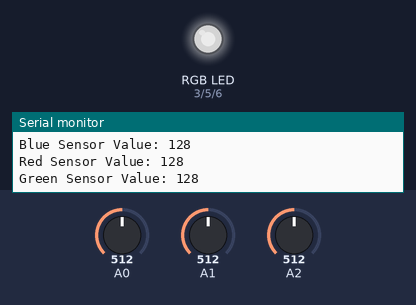
Recording of a sketch running on a simulated Arduino Uno, built with avr-gcc and run on an emulated ATmega328P. Shown: an RGB LED mixed from three pins (HIGH = lit), the last lines printed to the serial monitor. Inputs (shaded band) come from the test bench; at power-on: A0 = 512, A1 = 512, A2 = 512. Dim RGB values are drawn brighter than linear.

Above: at 1.2 s.
1.3 s: A0 set to 417
At 2.8 s:
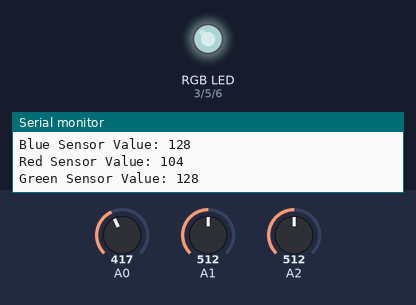
4.3 s: A0 set to 384
At 5.1 s:
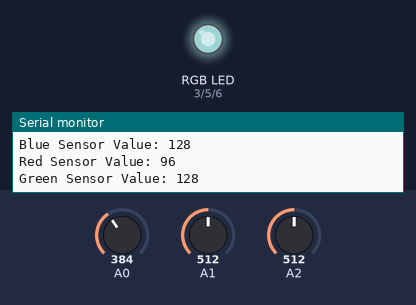
7.3 s: A1 set to 413
At 8.3 s:
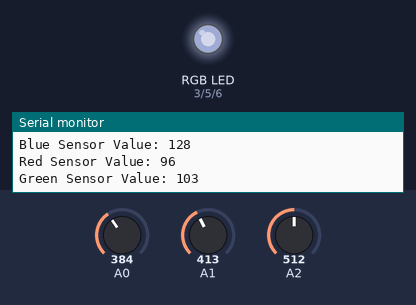
10.3 s: A1 set to 383
At 10.7 s:
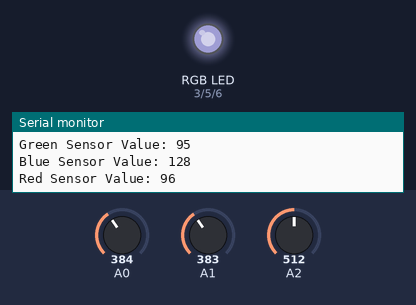
11.8 s: A2 set to 406
At 13.0 s:
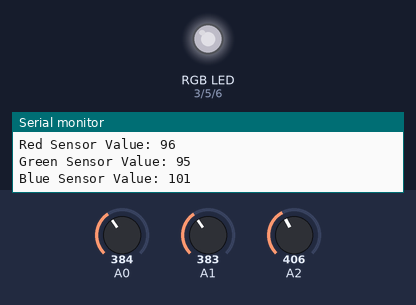
13.3 s: A2 set to 386
At 14.0 s:
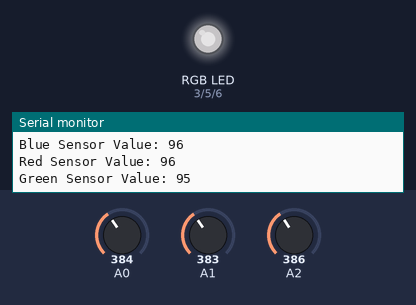
Timing chart, 0 to 16.3 s (numbered marks = the images above; inputs shaded):
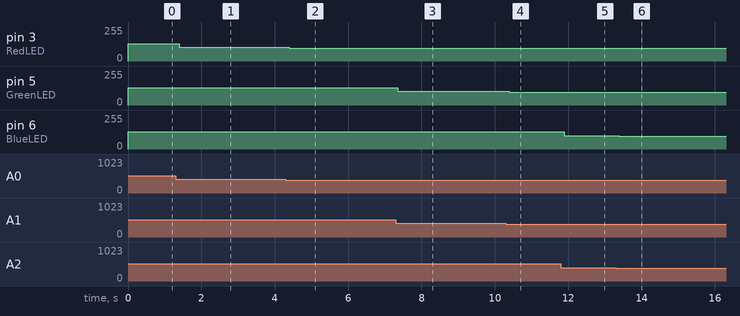

The sketch:

rgb_demo.ino
```cpp
// pins for RGB LED
int RedLED = 3;                   // the PWM pin the red LED is attached to
int GreenLED = 5;                 // the PWM pin the green LED is attached to
int BlueLED = 6;                  // the PWM pin the blue LED is attached to


  int iRedSensorValue = 0;         // holds value returned by sensor 1
  int iGreenSensorValue = 0;         // holds value returned by sensor 2
  int iBlueSensorValue = 0;         // holds value returned by sensor 3


void setup() {

  Serial.begin(9600);             // initialize serial communication
  // pins for RGB LED
  pinMode(RedLED, OUTPUT);
  pinMode(GreenLED, OUTPUT);
  pinMode(BlueLED, OUTPUT);
}

void loop()
{

  // read three analog values from analog inputs
  iRedSensorValue = analogRead(A0) / 4; // get sensor 1 value
  iGreenSensorValue = analogRead(A1) / 4; // get sensor 2 value
  iBlueSensorValue = analogRead(A2) / 4; // get sensor 3 value

  // display the analog values on the serial monitor
  Serial.print("Red Sensor Value: ");
  Serial.println(iRedSensorValue);

  Serial.print("Green Sensor Value: ");
  Serial.println(iGreenSensorValue);

  Serial.print("Blue Sensor Value: ");
  Serial.println(iBlueSensorValue);

  Serial.println();
  /*****************
   // display 0000red
  analogWrite(RedLED, 255);
  analogWrite(GreenLED, 0);
  analogWrite(BlueLED, 0);
  delay(2000);
  // display green
  analogWrite(RedLED, 0);
  analogWrite(GreenLED, 255);
  analogWrite(BlueLED, 0);
  delay(2000);
  // display blue
  analogWrite(RedLED, 0);
  analogWrite(GreenLED, 0);
  analogWrite(BlueLED, 255);
  delay(2000);
  // display my custom color
  analogWrite(RedLED, 200);
  analogWrite(GreenLED, 60);
  analogWrite(BlueLED, 40);
  delay(2000);
  // turn off all LEDs
  analogWrite(RedLED, 0);
  analogWrite(GreenLED, 0);
  analogWrite(BlueLED, 0);
  delay(1000);
  *********************/
  // display color based on analog input values
  analogWrite(RedLED, iRedSensorValue);
  analogWrite(GreenLED, iGreenSensorValue);
  analogWrite(BlueLED, iBlueSensorValue);
  delay(30);

}
```

Measured:
- after the input at 1.3 s, pin 3 (RedLED): 128/255 → 104/255 after 0.10 s
- after the input at 4.3 s, pin 3 (RedLED): 104/255 → 96/255 after 0.10 s
- after the input at 7.3 s, pin 5 (GreenLED): 128/255 → 103/255 after 0.06 s
- after the input at 10.3 s, pin 5 (GreenLED): 103/255 → 95/255 after 0.09 s
- after the input at 11.8 s, pin 6 (BlueLED): 128/255 → 101/255 after 0.09 s
- after the input at 13.3 s, pin 6 (BlueLED): 101/255 → 96/255 after 0.09 s
